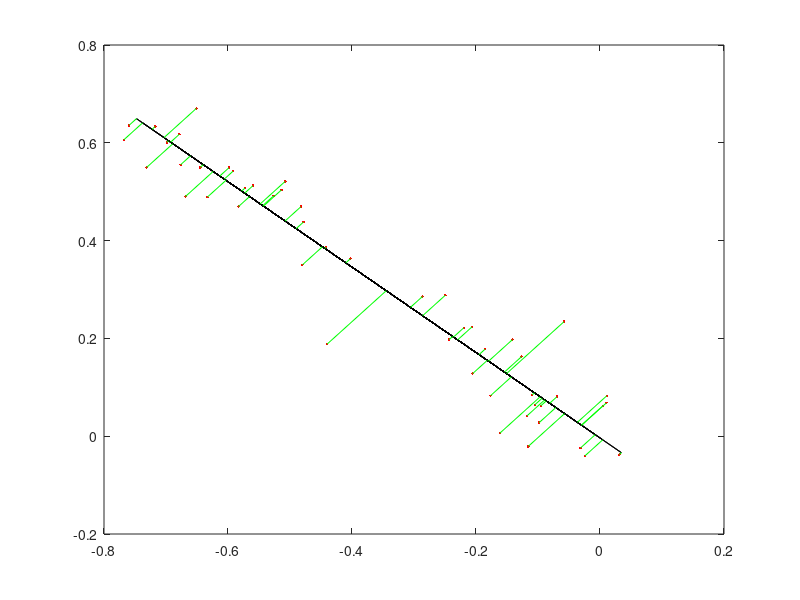

The MATLAB script that drew this image:
function demo_vreg

N = 50;
D = 2;
x0 = zeros(D,1);
v = randn(D,1);
v = v / (v'*v);
t = rand(100,1);

X = zeros(D,N);
for i = 1:N
  X(:,i) = x0 + t(i)*v + randn(D,1)*.05;
end

figure(1)
clf
plot(X(1,:),X(2,:),'r.');

xstart = randn(D*2,1);
obj = fminunc(@(x)lossfun(x,X,D),xstart);


x0 = obj(1:D);
v = obj(D+1:end);
v = v/norm(v);

X2 = zeros(size(X));
for i = 1:N
  t = -(x0-X(:,i))'*v;
  X2(:,i) = x0 + t*v;
end
hold on;
plot(X2(1,:),X2(2,:),'k');
hold on;
for i = 1:N
  plot([X(1,i) X2(1,i)],[X(2,i) X2(2,i)],'g-')
end


function obj = lossfun(x,X,D)
x0 = x(1:D);
v = x(D+1:end);
v = v / norm(v);
obj = 0;

curI = eye(D)-v*v';
for i = 1:size(X,2)
  d = x0 - X(:,i);
  obj = obj + d'*curI*d;
end



return;
D = 2;
N = 40;
KREG = 10;

superx = randn(D,N);
superx(2,:) = superx(2,:)-3;
supery = -1*ones(N,1);
superx(:,end+1) = [10 10];
superx(:,end+1) = [20 20];
supery(end+1:end+2) = 1;

supery = supery(end:-1:1);
superx = superx(:,end:-1:1);

if 0
figure(1)
for i = 1:10
  tic
  [w2,b2] = reg(superx,supery,i);
  toc
  clf
  plot_them(superx,supery,w2,b2)
  title(num2str(i))
  drawnow
  pause
end
return;
end

starter = tic;
[w2,b2,r2] = reg(superx,supery,KREG);
fprintf(1,'reg time %.5f sec\n',toc(starter));

starter = tic;
[w,b,r] = svm(superx,supery);
fprintf(1,'svm time %.5f sec\n',toc(starter));

%plot(r,r2,'r.');
%return;

figure(1)
clf
plot_them(superx,supery,w,b)
title('svm')
figure(2)
clf
plot_them(superx,supery,w2,b2)
title('reg')

function plot_them(superx,supery,w,b)
plot(superx(1,supery==1),superx(2,supery==1),'r.');
hold on;
plot(superx(1,supery==-1),superx(2,supery==-1),'g.');




mins = min(superx,[],2);
maxes = max(superx,[],2);

t = 0;
ymin = ((t + b)- w(1)*mins(1))/w(2);
ymax = ((t + b)- w(1)*maxes(1))/w(2);
plot([mins(1) maxes(1)],[ymin ymax],'k');

t = 1;
ymin = ((t + b)- w(1)*mins(1))/w(2);
ymax = ((t + b)- w(1)*maxes(1))/w(2);
plot([mins(1) maxes(1)],[ymin ymax],'r--');

t = -1;
ymin = ((t + b)- w(1)*mins(1))/w(2);
ymax = ((t + b)- w(1)*maxes(1))/w(2);
plot([mins(1) maxes(1)],[ymin ymax],'b--');

axis([mins(1) maxes(1) mins(2) maxes(2)])

function [w,b,r] = svm(X,Y)

lambda = .001;
c = 1/lambda;
supery = Y;
superx = X;
svm_model = libsvmtrain(supery,superx',sprintf('-s 0 -t 0 -c %f -q',c));
svm_weights = full(sum(svm_model.SVs .* ...
                       repmat(svm_model.sv_coef,1,size(svm_model.SVs,2)),1));
wex = svm_weights';
w = wex;
b = svm_model.rho;
r = w'*X-b;
function [w,b,r] = reg(X,Y,K)

lambda = .000001;
a = Y;
%A = diag(a);
saveX = X;
X(end+1,:) = 1;
curI = lambda*eye(size(X,1));
for i = 1:K
  A2 = diag(a.^2);
  %w2 = inv(X*A'*A*X' + lambda*eye(size(X,1)))*(Y'*A'*A*X')';
  
  if exist('r','var')
    oks = logical(a>0);
    w = 1*(Y(oks)'*diag(a(oks).^2)*X(:,oks)')/(X(:,oks)*diag(a(oks).^2)*X(:,oks)' + curI);
  else
    w = (Y'*A2*X')/(X*A2*X' + curI);
  end
  w = w';

  b = -w(end);
  w = w(1:end-1);
  r = w'*saveX-b;
  
  a = Y;
  a(Y==1 & r'>=1) = 0;
  a(Y==-1 & r'<=-1) = 0;


  %a(Y==1) = max(1.0,a(Y==1));
  %a(Y==-1) = min(-1.0,a(Y==-1));
  %A = diag(a);
end

